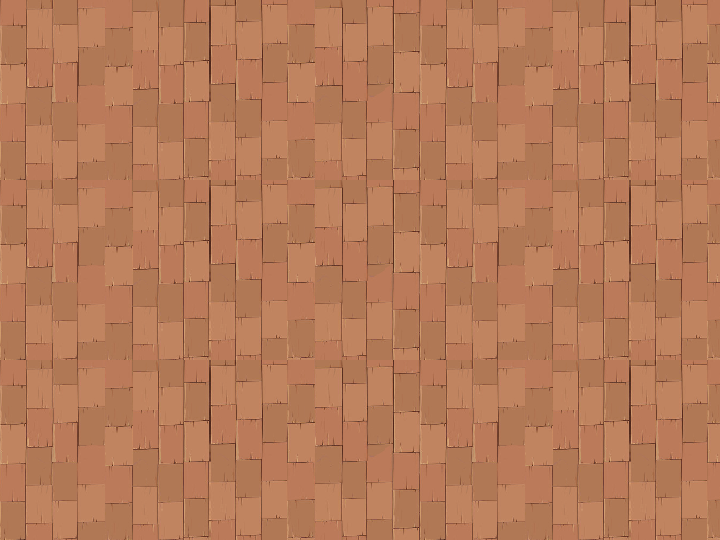

A level layout from a 2D game, rendered from its tile map. Below: a short description, then the map file with tile-grid data replaced by summaries:
An orthogonal 24x18 tile map with 30x30 px tiles, 1 tile layer (块层 1).

<map version="1.0" orientation="orthogonal" renderorder="right-down" width="24" height="18" tilewidth="30" tileheight="30">
 <tileset firstgid="1" name="diban(mutou)" tilewidth="30" tileheight="30">
  <image source="diban(mutou).png" trans="fff0d8" width="1023" height="540" />
 </tileset>
 <layer name="块层 1" width="24" height="18">
  <data>[432 cells, 432 non-empty, 84 distinct tile ids]</data>
 </layer>
</map>